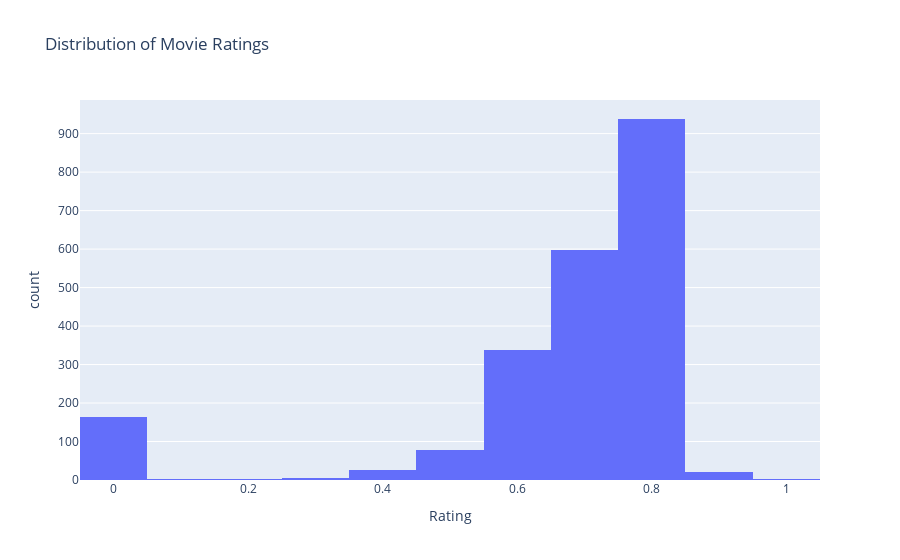

The notebook cell saved with this chart:
### Code cell
fig = px.histogram(
    df,
    x="vote_average",
    nbins=20,
    title="Distribution of Movie Ratings",
    labels={"vote_average": "Rating"}
)
fig.show()

### Figure 1 — Plotly figure (JSON) as saved in the notebook; plotly's stock layout.template omitted (floating-point values rounded to 4 significant figures; data arrays with more than 128 entries replaced by an {"elided": "..."} marker saying what was removed)
{"data": [{"bingroup": "x", "hovertemplate": "Rating=%{x}<br>count=%{y}<extra></extra>", "legendgroup": "", "marker": {"color": "#636efa", "pattern": {"shape": ""}}, "name": "", "nbinsx": 20, "orientation": "v", "showlegend": false, "type": "histogram", "x": {"elided": "2173 float values"}, "xaxis": "x", "yaxis": "y"}], "layout": {"barmode": "relative", "legend": {"tracegroupgap": 0}, "title": {"text": "Distribution of Movie Ratings"}, "xaxis": {"anchor": "y", "domain": [0, 1], "title": {"text": "Rating"}}, "yaxis": {"anchor": "x", "domain": [0, 1], "title": {"text": "count"}}}}
